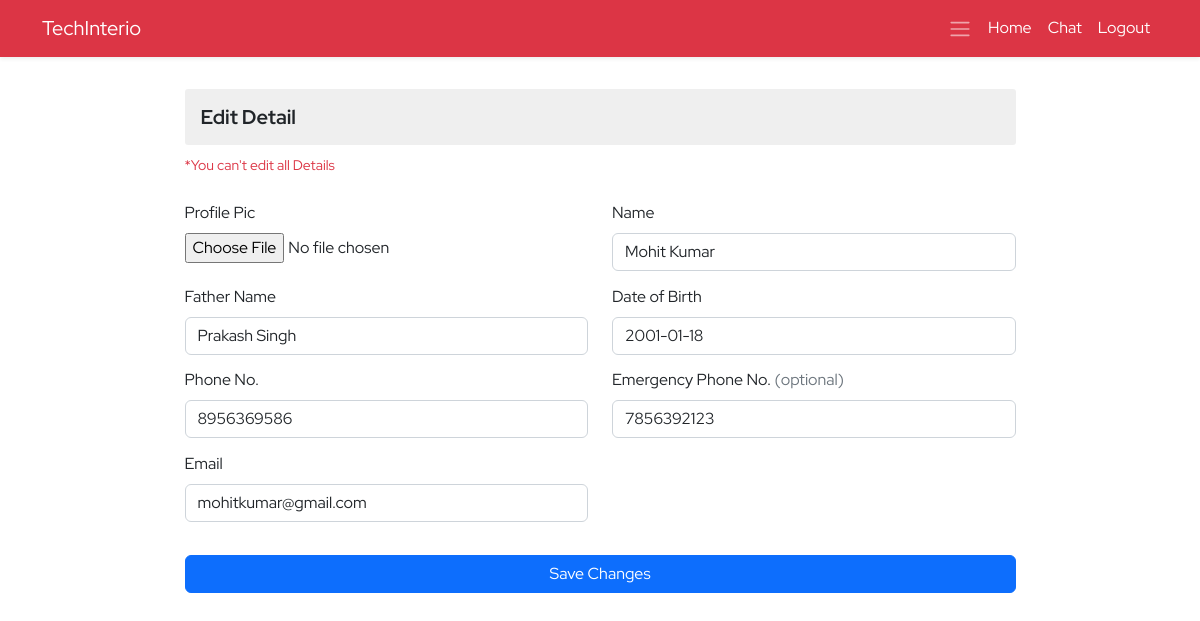
The app's page /ems/profile-edit/ (signed in), older data.
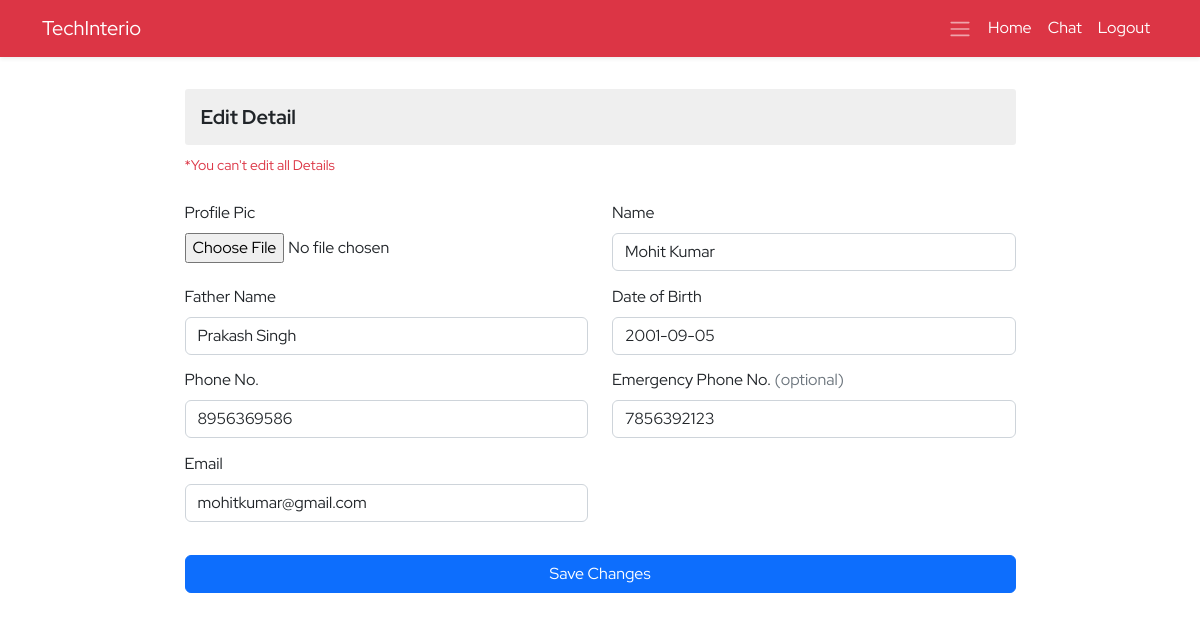
The same page, newer data.
### ems/models.py (models this page shows, shortened)
class Employee(models.Model):
    empid=models.AutoField(primary_key=True)
    user=models.OneToOneField(User,on_delete=models.CASCADE)
    name=models.CharField(max_length=50)
    father_name=models.CharField(max_length=50)
    avtar=models.ImageField(upload_to='employee_profile_images', blank=True , default='profile.jpg')
    dob=models.DateField()
    email=models.EmailField(max_length=100)
    mobile_no=models.IntegerField()
    emergency_mobile_no=models.IntegerField(null=True,blank=True)
    address=models.OneToOneField(Address, on_delete=models.CASCADE,blank=True, null=True,)
    designation=models.CharField(max_length=70)
    role=models.ForeignKey(Role, on_delete=models.SET_NULL,blank=True, null=True,)
    department=models.ForeignKey(Department, on_delete=models.SET_NULL,blank=True, null=True,)
    joining_date=models.DateField()
    status=models.CharField(max_length=15)
    @property
    def imageURL(self):
        try:
            url=self.avtar.url
        except:
            url=''
        return url

### ems/views.py (the view, shortened to what this page needs)
# urls.py: path('profile-edit/',editProfile,name='profile-edit'),
@login_required()
def editProfile(request):
    context={}
    try:
        if not request.user.is_superuser:
            profile_obj=Employee.objects.get(user=request.user)
            context['profile']=profile_obj
            emp_obj=Employee.objects.get(user=request.user)
            address_obj=Address.objects.get(user=request.user)
            context['employee']=emp_obj
            context['address']=address_obj
        else:
            return redirect('ems:ems')
    except Exception as e:
        print('Edit Profile Exception : ',e)
    return render(request,'ems/edit_profile.html',context)

### ems/templates/ems/edit_profile.html (shortened to what this page needs)
{% extends './base.html' %}
{% block body %}
<section class="py-4" >
    <div class="container">
        <div class="row d-flex justify-content-center">
            <div class="col-9">
                <h3 class="employee-title my-2">Edit Detail</h3>
                <p><small class="text-danger">*You can't edit all Details</small></p>
                <form action="" method="post" class="mt-4 add-employee" enctype="multipart/form-data">
                    <div class="row gy-1">
                        <div class="mb-3 col-12 col-sm-6">
                            <label for="avtar" class="form-label">Profile Pic</label>
                            <input type="file" name="profile-pic" id="">
                        </div>
                        <div class="mb-3 col-12 col-sm-6">
                            <label for="fname" class="form-label">Name</label>
                            <input type="text" class="form-control " id="fname" name="name" required
                                value="{{employee.name}}">
                        </div>
                        <div class="mb-3 col-12 col-sm-6">
                            <label for="father-name" class="form-label">Father Name</label>
                            <input type="text" class="form-control " id="father-name" name="father-name"
                                required value="{{employee.father_name}}">
                        </div>
                        <div class="mb-3 col-12 col-sm-6">
                            <label for="dob" class="form-label">Date of Birth</label>
                            <input type="text" class="form-control "
                                value="{{employee.dob | date:'Y-m-d'}}" id="dob" name="dob" required>
                        </div>
                        <div class="mb-3 col-12 col-sm-6">
                            <label for="phone_no" class="form-label">Phone No.</label>
                            <input type="number" class="form-control " id="phone_no"
                                value="{{employee.mobile_no}}" name="phone" required>
                        </div>
                        <div class="mb-3 col-6">
                            <label for="ephone" class="form-label">Emergency Phone No. <span class="text-muted">(optional)</span> </label>
                            <input type="number" value="{{employee.emergency_mobile_no}}" class="form-control " id="ephone" placeholder="None"
                                name="ephone">
                        </div>
                        <div class="mb-3 col-12 col-sm-6">
                            <label for="email" class="form-label">Email</label>
                            <input type="email" class="form-control " id="email"
                                value="{{employee.email}}" name="email" required>
                        </div>
                        <div class="d-grid mt-4">
                            <button type="submit" class="btn btn-primary" id="update-btn">Save Changes</button>
                        </div>
                </form>
            </div>
        </div>
    </div>
</section>
{% endblock body %}

Row changes from the older to the newer data that the page shows:
changed Employee "Mohit Kumar": dob "2001-01-18" → "2001-09-05"
